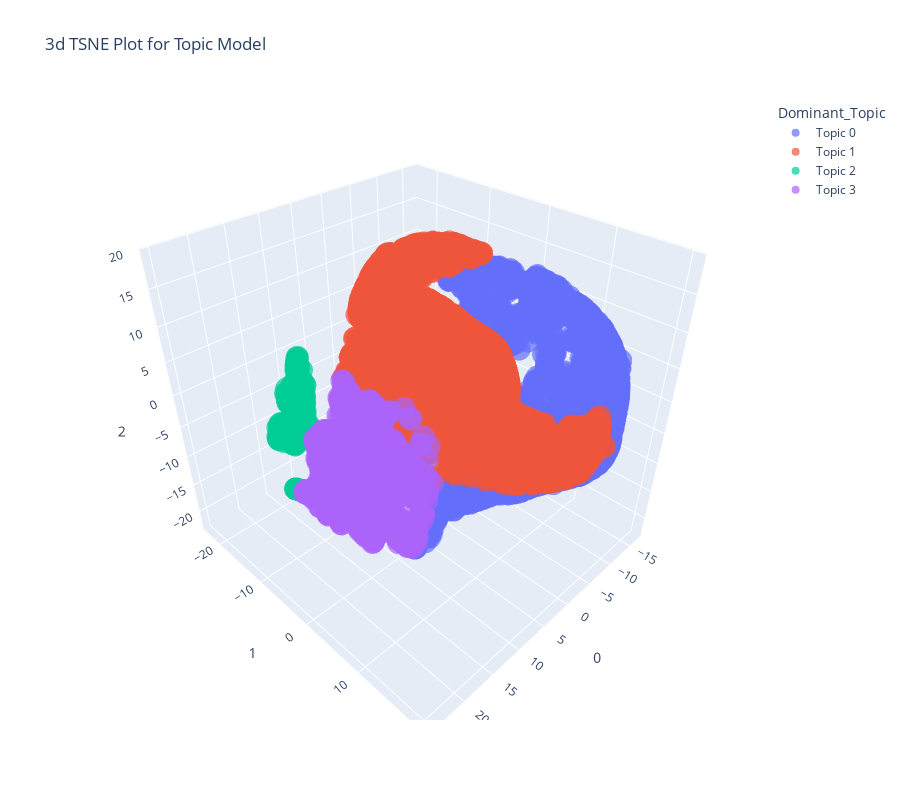

The notebook cell saved with this chart:
### Code cell
plot_model(lda, plot = 'tsne')

### Figure 1 — Plotly figure (JSON) as saved in the notebook; plotly's stock layout.template omitted (floating-point values rounded to 4 significant figures; data arrays with more than 128 entries replaced by an {"elided": "..."} marker saying what was removed)
{"data": [{"hovertemplate": "Dominant_Topic=Topic 0<br>0=%{x}<br>1=%{y}<br>2=%{z}<extra></extra>", "legendgroup": "Topic 0", "marker": {"color": "#636efa", "opacity": 0.7, "symbol": "circle"}, "mode": "markers", "name": "Topic 0", "scene": "scene", "showlegend": true, "type": "scatter3d", "x": {"elided": "1546 float values"}, "y": {"elided": "1546 float values"}, "z": {"elided": "1546 float values"}}, {"hovertemplate": "Dominant_Topic=Topic 1<br>0=%{x}<br>1=%{y}<br>2=%{z}<extra></extra>", "legendgroup": "Topic 1", "marker": {"color": "#EF553B", "opacity": 0.7, "symbol": "circle"}, "mode": "markers", "name": "Topic 1", "scene": "scene", "showlegend": true, "type": "scatter3d", "x": {"elided": "3833 float values"}, "y": {"elided": "3833 float values"}, "z": {"elided": "3833 float values"}}, {"hovertemplate": "Dominant_Topic=Topic 2<br>0=%{x}<br>1=%{y}<br>2=%{z}<extra></extra>", "legendgroup": "Topic 2", "marker": {"color": "#00cc96", "opacity": 0.7, "symbol": "circle"}, "mode": "markers", "name": "Topic 2", "scene": "scene", "showlegend": true, "type": "scatter3d", "x": {"elided": "163 float values"}, "y": {"elided": "163 float values"}, "z": {"elided": "163 float values"}}, {"hovertemplate": "Dominant_Topic=Topic 3<br>0=%{x}<br>1=%{y}<br>2=%{z}<extra></extra>", "legendgroup": "Topic 3", "marker": {"color": "#ab63fa", "opacity": 0.7, "symbol": "circle"}, "mode": "markers", "name": "Topic 3", "scene": "scene", "showlegend": true, "type": "scatter3d", "x": {"elided": "1276 float values"}, "y": {"elided": "1276 float values"}, "z": {"elided": "1276 float values"}}], "layout": {"height": 800, "legend": {"title": {"text": "Dominant_Topic"}, "tracegroupgap": 0}, "scene": {"domain": {"x": [0, 1], "y": [0, 1]}, "xaxis": {"title": {"text": "0"}}, "yaxis": {"title": {"text": "1"}}, "zaxis": {"title": {"text": "2"}}}, "title": {"text": "3d TSNE Plot for Topic Model"}, "width": 900}}
